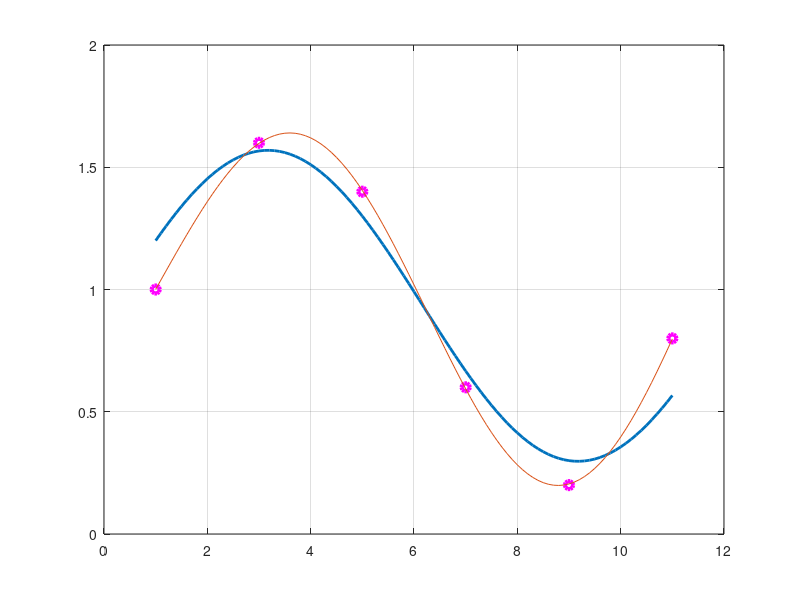

Recreate this plot in MATLAB.
t = (1:2:11)';
h = [1; 1.6; 1.4; 0.6; 0.2; 0.8]; %höjd
omega = 2*pi/12; % "gissning" för MKM

%%%% MKM

% bestäm koefficienter med minsta-kvadratmetod
A = [ones(size(t)) sin(omega*t)  cos(omega*t)];
c = A\h;

% ta fram kurva
g = @(t) c(1) + c(2)*sin(omega*t) + c(3)*cos(omega*t);
tt = (1:0.1:11)';

% plotta data och kurva
plot(t, h, 'mo', 'LineWidth', 3)
grid
hold on
plot(tt, g(tt), 'LineWidth', 2)

%% Gauss-Newton

g = @(c) c(1) + c(2)*sin(t*c(4)) + c(3)*cos(t*c(5));
% ?
F = @(c) [g(c) - h];
% bestam jakobianen
J = @(c) [ones(size(t)), sin(t*c(4)), cos(t*c(5)), c(2)*t.*cos(t*c(4)), -c(3)*t.*sin(t*c(5))];

J
% startgissning -> baserad på MKM lösning
c = [c; 0.5; 0.5]

diff = t;

while norm(diff) > 1e-6
   
    diff = J(c)\F(c)  % minsta-kvadratmetod
    c = c - diff;
    
end

%plotta kurva
g = @(c) c(1) + c(2)*sin(c(4)*tt) + c(3)*cos(c(5)*tt);
plot(tt, g(c))











